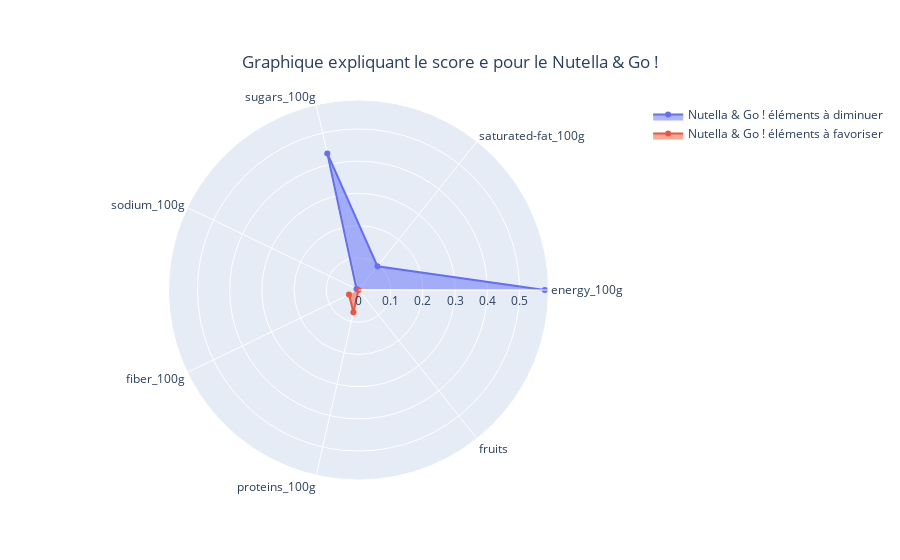

Notebook code for this chart:
### Code cell
#graphique du Nutella & Go !
produit_stats('Nutella & Go !')

### Figure 1 — Plotly figure (JSON) as saved in the notebook; plotly's stock layout.template omitted (floating-point values rounded to 4 significant figures)
{"data": [{"fill": "toself", "name": "Nutella & Go ! éléments à diminuer", "r": [0.5783, 0.09429, 0.435, 0.006945], "subplot": "polar", "theta": ["energy_100g", "saturated-fat_100g", "sugars_100g", "sodium_100g"], "type": "scatterpolar"}, {"fill": "toself", "name": "Nutella & Go ! éléments à favoriser", "r": [0.0327, 0.0712, 0], "subplot": "polar", "theta": ["fiber_100g", "proteins_100g", "fruits"], "type": "scatterpolar"}], "layout": {"polar": {"domain": {"x": [0, 1], "y": [0, 1]}}, "showlegend": true, "title": {"text": "Graphique expliquant le score e pour le Nutella & Go !", "x": 0.5, "xanchor": "center", "y": 0.9, "yanchor": "top"}}}
